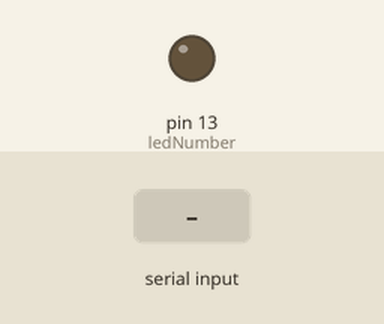
Simulated run of this sketch. Board: Arduino Uno, built with avr-gcc and run on an emulated ATmega328P. Shown: output pins drawn as LEDs (lit = HIGH). Dashed ring = blinking. The test bench sets the inputs (shaded band). What the sketch prints to the serial monitor is not drawn.

Above: at 1.2 s.
1.3 s: "3" received over Serial
At 2.7 s:
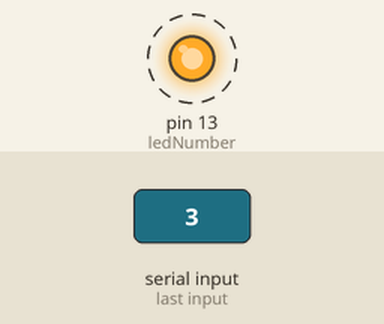
4.3 s: "1" received over Serial
5.8 s: "2" received over Serial
At 6.5 s:
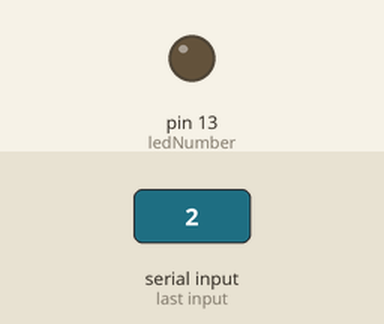
Timing chart, 0 to 8.8 s (numbered marks = the images above; inputs shaded):
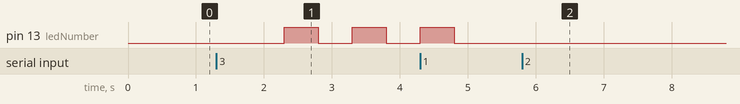

The sketch:

assignment_arduino.ino
```cpp
String incomingByte;
int num;
int ledNumber = 13;


//function prototypes...
void ledOn();
void ledOff();
void blinkThreeTimes();

void setup() {
  pinMode(ledNumber, OUTPUT);
  Serial.begin(9600);
}

void loop() {
  if (Serial.available() > 0) {
    incomingByte = Serial.readString();

      if(incomingByte == "1")
      {
        ledOn();
      }else if(incomingByte == "2")
      {
        ledOff();
      }else if(incomingByte == "3")
      {
        blinkThreeTimes();
      }else
      {
        num = incomingByte.toInt();
        Serial.println(num * num);
      }

    }
}

void ledOn()
{
  digitalWrite(ledNumber, HIGH);
}

void ledOff()
{
  digitalWrite(ledNumber, LOW);
}


void blinkThreeTimes()
{
  for(int i=0; i<3; i++)
  {
      digitalWrite(ledNumber, HIGH);
      delay(500);
      digitalWrite(ledNumber, LOW);
      delay(500);

  }
}
```

Measured:
- after the input at 1.3 s, pin 13 (ledNumber): alternates HIGH for 0.50 s and LOW for 0.50 s, starting after 1.0 s
- after the input at 5.8 s, pin 13 (ledNumber): stays LOW (without the input it goes to HIGH after 0.50 s)
